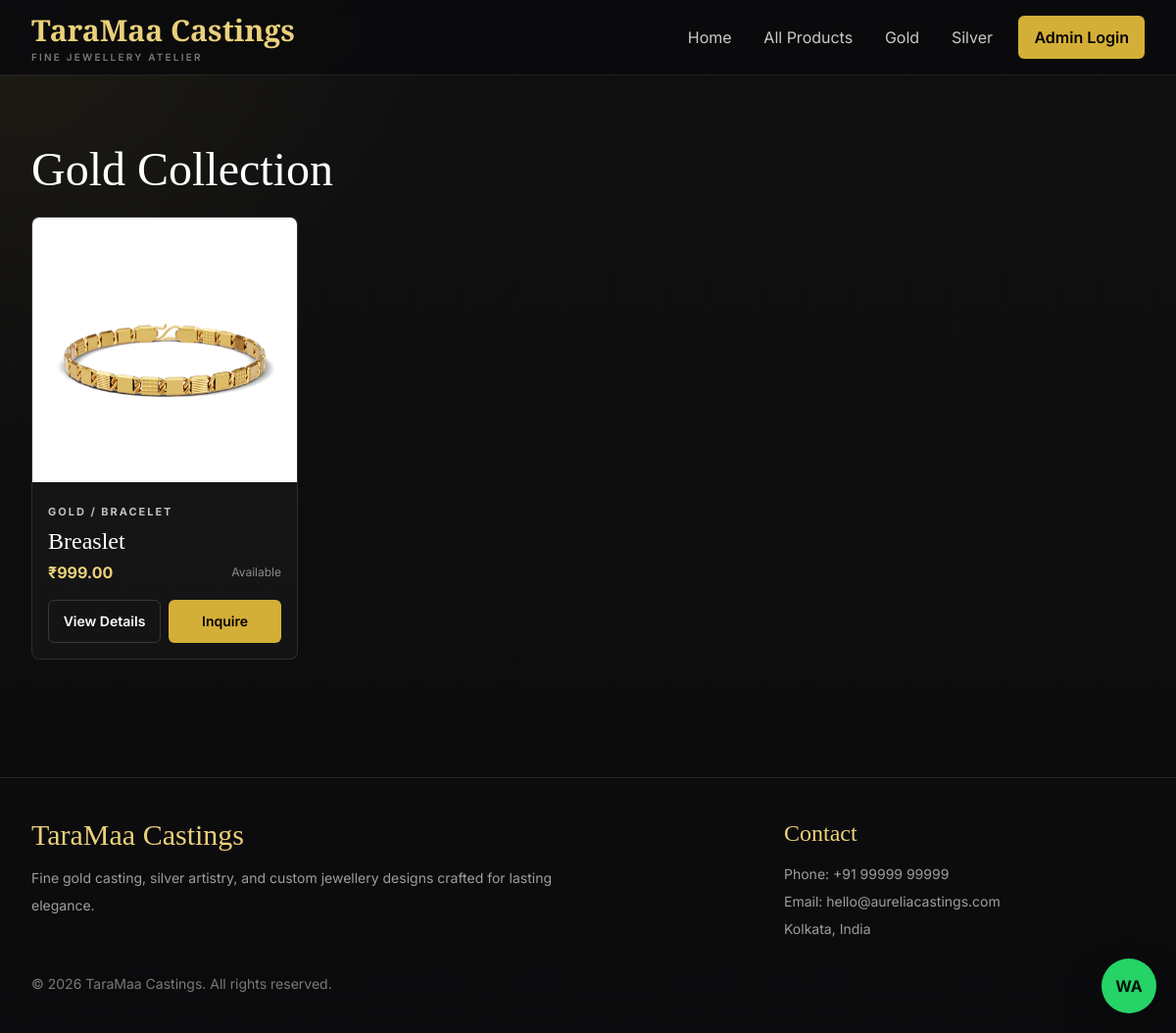
Page /category/1 on the committed database.
### app.py (models this page shows)
class Category(db.Model):
    id = db.Column(db.Integer, primary_key=True)
    name = db.Column(db.String(120), nullable=False)
    parent_id = db.Column(db.Integer, db.ForeignKey("category.id"))
    parent = db.relationship("Category", remote_side=[id], backref="children")
    products = db.relationship("Product", backref="category", lazy=True)
    @property
    def metal_type(self):
        current = self
        while current.parent:
            current = current.parent
        return current.name

class Product(db.Model):
    id = db.Column(db.Integer, primary_key=True)
    title = db.Column(db.String(180), nullable=False)
    slug = db.Column(db.String(220), unique=True, nullable=False)
    category_id = db.Column(db.Integer, db.ForeignKey("category.id"), nullable=False)
    price = db.Column(db.Float, nullable=False)
    weight = db.Column(db.String(80), nullable=False)
    purity = db.Column(db.String(80), nullable=False)
    description = db.Column(db.Text, nullable=False)
    image = db.Column(db.String(255))
    whatsapp_number = db.Column(db.String(32), nullable=False)
    availability_status = db.Column(db.String(40), nullable=False, default="Available")
    created_at = db.Column(db.DateTime, nullable=False, default=datetime.utcnow)
    gallery_images = db.relationship(
        "ProductImage", backref="product", lazy=True, cascade="all, delete-orphan"
    )

### app.py (the view)
@app.route("/category/<int:category_id>")
def category_page(category_id):
    category = Category.query.get_or_404(category_id)
    child_ids = [child.id for child in category.children]
    category_ids = [category.id, *child_ids]
    products = (
        Product.query.filter(Product.category_id.in_(category_ids))
        .order_by(Product.created_at.desc())
        .all()
    )
    return render_template("category.html", category=category, products=products)

### app.py (called while the page is built)
def whatsapp_link(product):
    message = quote(f"I want this jewellery design: {product.title}")
    number = re.sub(r"\D", "", product.whatsapp_number)
    return f"https://wa.me/{number}?text={message}"

def top_level_categories():
    return Category.query.filter_by(parent_id=None).order_by(Category.name).all()

@app.context_processor
def inject_globals():
    return {
        "site_name": "TaraMaa Castings",
        "nav_categories": top_level_categories(),
        "whatsapp_link": whatsapp_link,
        "current_year": datetime.now().year,
    }

### templates/category.html (shortened to what this page needs)
{% extends "layout.html" %}
{% block content %}
<section class="py-10 sm:py-14">
  <div class="mx-auto max-w-7xl px-4 sm:px-6 lg:px-8">
    <h1 class="font-display text-5xl">{{ category.name }} Collection</h1>
    <div class="mt-6 grid gap-4 sm:grid-cols-2 lg:grid-cols-4">
      {% for product in products %}
      {% include "_product_card.html" %}
      {% else %}
      <p class="text-white/55">No products have been added to this collection yet.</p>
      {% endfor %}
    </div>
  </div>
</section>
{% endblock %}

### templates/layout.html (shortened to what this page needs)
<!doctype html>
<html lang="en">
<head>
  <script src="https://cdn.tailwindcss.com"></script>
  <link rel="stylesheet" href="{{ url_for('static', filename='css/style.css', v='20260519-2') }}">
</head>
<body class="min-h-screen bg-ink font-sans text-white">
  <header class="sticky top-0 z-40 border-b border-white/10 bg-ink/95 backdrop-blur">
    <nav class="mx-auto flex min-h-[76px] max-w-7xl items-center justify-between px-4 sm:px-6 lg:px-8">
      <a class="flex flex-col leading-none" href="{{ url_for('index') }}">
        <span class="font-display text-3xl font-semibold text-goldSoft">{{ site_name }}</span>
        <small class="mt-1 text-[10px] font-semibold uppercase tracking-[0.22em] text-white/45">Fine Jewellery Atelier</small>
      </a>
      <div id="mainNav" class="hidden lg:block">
        <ul class="flex flex-col gap-1 pt-4 lg:flex-row lg:items-center lg:gap-1 lg:pt-0">
          <li><a class="nav-link" href="{{ url_for('index') }}">Home</a></li>
          <li><a class="nav-link" href="{{ url_for('products') }}">All Products</a></li>
          {% for category in nav_categories %}
          <li><a class="nav-link" href="{{ url_for('category_page', category_id=category.id) }}">{{ category.name }}</a></li>
          {% endfor %}
          {% if session.get('admin_logged_in') %}
          <li><a class="nav-link" href="{{ url_for('admin') }}">Admin</a></li>
          <li><a class="nav-link" href="{{ url_for('logout') }}">Logout</a></li>
          {% else %}
          <li class="lg:ml-2"><a class="inline-flex min-h-11 w-full items-center justify-center rounded-md bg-gold px-4 font-semibold text-black transition hover:bg-goldSoft lg:w-auto" href="{{ url_for('login') }}">Admin Login</a></li>
          {% endif %}
        </ul>
      </div>
    </nav>
  </header>
  <main>
    <div class="mx-auto max-w-7xl px-4 pt-4 sm:px-6 lg:px-8">
    </div>
    {% block content %}{% endblock %}
  </main>
  <a class="fixed bottom-5 right-5 z-30 inline-flex h-14 w-14 items-center justify-center rounded-full bg-[#25D366] font-bold text-[#08130d] shadow-luxe" href="https://wa.me/919999999999?text=I%20want%20this%20jewellery%20design" target="_blank" aria-label="Chat on WhatsApp">WA</a>
  <footer class="mt-16 border-t border-white/10 py-10">
    <div class="mx-auto grid max-w-7xl gap-8 px-4 sm:px-6 md:grid-cols-[2fr_1fr] lg:px-8">
      <div>
        <h3 class="font-display text-3xl text-goldSoft">{{ site_name }}</h3>
        <p class="mt-3 max-w-xl text-sm leading-7 text-white/60">Fine gold casting, silver artistry, and custom jewellery designs crafted for lasting elegance.</p>
      </div>
      <div class="text-sm leading-7 text-white/60">
        <h4 class="font-display text-2xl text-goldSoft">Contact</h4>
        <p class="mt-3">Phone: +91 99999 99999</p>
        <p>Email: hello@aureliacastings.com</p>
        <p>Kolkata, India</p>
      </div>
    </div>
    <div class="mx-auto mt-8 max-w-7xl px-4 text-sm text-white/45 sm:px-6 lg:px-8">&copy; {{ current_year }} {{ site_name }}. All rights reserved.</div>
  </footer>
</body>
</html>

### templates/_product_card.html
<article class="group flex h-full flex-col overflow-hidden rounded-lg border border-white/10 bg-white/[0.03] transition hover:-translate-y-1 hover:border-gold/50 hover:shadow-luxe">
  <a class="block flex-1" href="{{ url_for('product_detail', slug=product.slug) }}">
    <div class="aspect-square overflow-hidden bg-black/30">
      {% if product.image %}
      <img class="h-full w-full object-cover transition duration-300 group-hover:scale-105" src="{{ url_for('static', filename='uploads/products/' ~ product.image) }}" alt="{{ product.title }}">
      {% else %}
      <div class="flex h-full items-center justify-center text-sm text-white/45">No Image</div>
      {% endif %}
    </div>
    <div class="space-y-2 p-4">
      <span class="text-[11px] font-bold uppercase tracking-[0.18em] text-silver">{{ product.category.metal_type }} / {{ product.category.name }}</span>
      <h3 class="font-display text-2xl leading-none">{{ product.title }}</h3>
      <div class="flex items-center justify-between gap-3">
        <strong class="text-goldSoft">&#8377;{{ "%.2f"|format(product.price) }}</strong>
        <em class="text-xs not-italic text-white/50">{{ product.availability_status }}</em>
      </div>
    </div>
  </a>
  <div class="grid grid-cols-2 gap-2 p-4 pt-0">
    <a class="inline-flex min-h-11 items-center justify-center rounded-md border border-white/15 px-3 text-sm font-semibold transition hover:border-gold/50 hover:text-goldSoft" href="{{ url_for('product_detail', slug=product.slug) }}">View Details</a>
    <a class="inline-flex min-h-11 items-center justify-center rounded-md bg-gold px-3 text-sm font-semibold text-black transition hover:bg-goldSoft" target="_blank" href="{{ whatsapp_link(product) }}">Inquire</a>
  </div>
</article>

### static/css/style.css (style rules this page uses)
body { background: radial-gradient(circle at top left, rgba(212, 175, 55, 0.08), transparent 28%), linear-gradient(180deg, #101011 0%, #0b0b0d 100%); }
.nav-link, .mobile-link { display: inline-flex; min-height: 44px; align-items: center; border-radius: 0.375rem; padding: 0 0.9rem; color: rgba(255, 255, 255, 0.78); transition: color 0.2s ease, background-color 0.2s ease; }

### rows in the picture
Category: name "Gold"
Category: name "Silver"
Product: image (picture), category.metal_type "GOLD", category.name "BRACELET", title "Breaslet", price "999.00", availability_status "Available"

### other values in the picture
{{ site_name }} "TaraMaa Castings"
